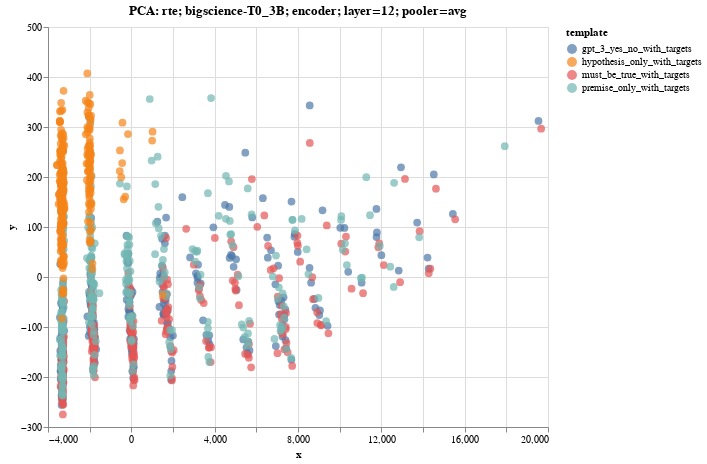

Here is the notebook cell this chart was saved with:
### Markdown cell above
## Create interactive altair plot for a single layer

### Code cell
LAYER = 12

source = layer_dfs[LAYER]
alt.Chart(source, title=f"PCA: {task}; {model}; {module}; layer={LAYER}; pooler=avg").mark_circle(size=60).encode(
    x='x',
    y='y',
    color='template',
    tooltip=['sid', 'text', 'label', 'prediction', 'sequence']
).properties(
    width=500,
    height=400
).interactive()

### Figure 1 — Vega-Lite specification as saved in the notebook (floating-point values rounded to 4 significant figures; data arrays with more than 128 entries replaced by an {"elided": "..."} marker saying what was removed)
{"config": {"view": {"continuousWidth": 400, "continuousHeight": 300}}, "data": {"name": "data-b538db423600b3e10b4eef6678394474"}, "mark": {"type": "circle", "size": 60}, "encoding": {"color": {"type": "nominal", "field": "template"}, "tooltip": [{"type": "quantitative", "field": "sid"}, {"type": "nominal", "field": "text"}, {"type": "nominal", "field": "label"}, {"type": "nominal", "field": "prediction"}, {"type": "nominal", "field": "sequence"}], "x": {"type": "quantitative", "field": "x"}, "y": {"type": "quantitative", "field": "y"}}, "height": 400, "selection": {"selector003": {"type": "interval", "bind": "scales", "encodings": ["x", "y"]}}, "title": "PCA: rte; bigscience-T0_3B; encoder; layer=12; pooler=avg", "width": 500, "$schema": "https://vega.github.io/schema/vega-lite/v4.8.1.json", "datasets": {"data-b538db423600b3e10b4eef6678394474": {"elided": "1108 records"}}}
